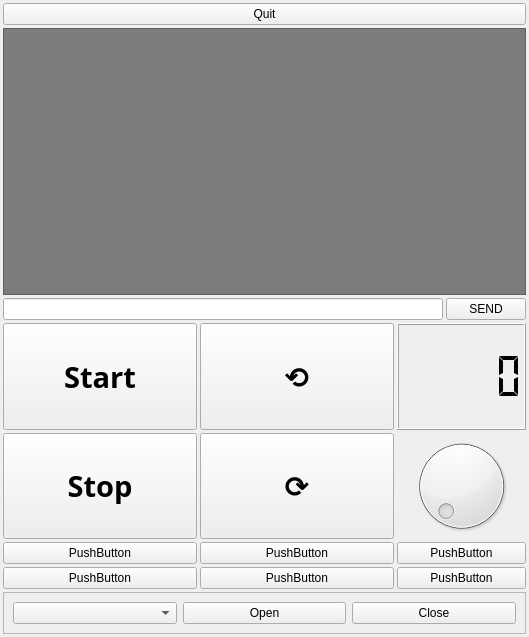
<?xml version="1.0" encoding="UTF-8"?>
<ui version="4.0">
 <class>MainWindow</class>
 <widget class="QMainWindow" name="MainWindow">
  <property name="geometry">
   <rect>
    <x>0</x>
    <y>0</y>
    <width>529</width>
    <height>637</height>
   </rect>
  </property>
  <property name="windowTitle">
   <string>Drehblubbe</string>
  </property>
  <property name="layoutDirection">
   <enum>Qt::LeftToRight</enum>
  </property>
  <property name="animated">
   <bool>true</bool>
  </property>
  <widget class="QWidget" name="centralwidget">
   <layout class="QVBoxLayout" name="verticalLayout">
    <property name="spacing">
     <number>3</number>
    </property>
    <property name="leftMargin">
     <number>3</number>
    </property>
    <property name="topMargin">
     <number>3</number>
    </property>
    <property name="rightMargin">
     <number>3</number>
    </property>
    <property name="bottomMargin">
     <number>3</number>
    </property>
    <item>
     <widget class="QPushButton" name="quit_btn">
      <property name="text">
       <string>Quit</string>
      </property>
     </widget>
    </item>
    <item>
     <widget class="QTextBrowser" name="log">
      <property name="styleSheet">
       <string notr="true">font: 57 12pt &quot;Source Code Pro Medium&quot;;
background: rgb(124, 124, 124);
color: rgb(198, 255, 197)</string>
      </property>
      <property name="html">
       <string notr="true">&lt;!DOCTYPE HTML PUBLIC &quot;-//W3C//DTD HTML 4.0//EN&quot; &quot;http://www.w3.org/TR/REC-html40/strict.dtd&quot;&gt;
&lt;html&gt;&lt;head&gt;&lt;meta name=&quot;qrichtext&quot; content=&quot;1&quot; /&gt;&lt;style type=&quot;text/css&quot;&gt;
p, li { white-space: pre-wrap; }
&lt;/style&gt;&lt;/head&gt;&lt;body style=&quot; font-family:'Source Code Pro Medium'; font-size:12pt; font-weight:56; font-style:normal;&quot;&gt;
&lt;p style=&quot;-qt-paragraph-type:empty; margin-top:0px; margin-bottom:0px; margin-left:0px; margin-right:0px; -qt-block-indent:0; text-indent:0px;&quot;&gt;&lt;br /&gt;&lt;/p&gt;&lt;/body&gt;&lt;/html&gt;</string>
      </property>
      <property name="acceptRichText">
       <bool>false</bool>
      </property>
      <property name="openLinks">
       <bool>false</bool>
      </property>
     </widget>
    </item>
    <item>
     <layout class="QHBoxLayout" name="horizontalLayout_3">
      <item>
       <widget class="QLineEdit" name="cmd_input"/>
      </item>
      <item>
       <widget class="QPushButton" name="send_btn">
        <property name="text">
         <string>SEND</string>
        </property>
       </widget>
      </item>
     </layout>
    </item>
    <item>
     <layout class="QVBoxLayout" name="verticalLayout_2">
      <item>
       <layout class="QHBoxLayout" name="horizontalLayout_2">
        <item>
         <layout class="QGridLayout" name="gridLayout">
          <item row="1" column="0">
           <widget class="QPushButton" name="stop_btn">
            <property name="sizePolicy">
             <sizepolicy hsizetype="Expanding" vsizetype="Expanding">
              <horstretch>0</horstretch>
              <verstretch>2</verstretch>
             </sizepolicy>
            </property>
            <property name="font">
             <font>
              <family>Source Code Pro Black</family>
              <pointsize>22</pointsize>
              <weight>75</weight>
              <bold>true</bold>
             </font>
            </property>
            <property name="text">
             <string>Stop</string>
            </property>
           </widget>
          </item>
          <item row="0" column="1">
           <widget class="QPushButton" name="counterclockwise_btn">
            <property name="sizePolicy">
             <sizepolicy hsizetype="Expanding" vsizetype="Expanding">
              <horstretch>3</horstretch>
              <verstretch>0</verstretch>
             </sizepolicy>
            </property>
            <property name="font">
             <font>
              <family>Source Code Pro Black</family>
              <pointsize>22</pointsize>
              <weight>75</weight>
              <bold>true</bold>
             </font>
            </property>
            <property name="text">
             <string>⟲</string>
            </property>
           </widget>
          </item>
          <item row="1" column="1">
           <widget class="QPushButton" name="clockwise_btn">
            <property name="sizePolicy">
             <sizepolicy hsizetype="Minimum" vsizetype="Expanding">
              <horstretch>0</horstretch>
              <verstretch>0</verstretch>
             </sizepolicy>
            </property>
            <property name="font">
             <font>
              <family>Source Code Pro Black</family>
              <pointsize>22</pointsize>
              <weight>75</weight>
              <bold>true</bold>
             </font>
            </property>
            <property name="text">
             <string>⟳</string>
            </property>
           </widget>
          </item>
          <item row="0" column="0">
           <widget class="QPushButton" name="start_btn">
            <property name="sizePolicy">
             <sizepolicy hsizetype="Expanding" vsizetype="Expanding">
              <horstretch>3</horstretch>
              <verstretch>2</verstretch>
             </sizepolicy>
            </property>
            <property name="font">
             <font>
              <family>Source Code Pro Black</family>
              <pointsize>22</pointsize>
              <weight>75</weight>
              <bold>true</bold>
             </font>
            </property>
            <property name="text">
             <string>Start</string>
            </property>
           </widget>
          </item>
          <item row="0" column="2">
           <widget class="QLCDNumber" name="lcdNumber">
            <property name="sizePolicy">
             <sizepolicy hsizetype="MinimumExpanding" vsizetype="Minimum">
              <horstretch>2</horstretch>
              <verstretch>0</verstretch>
             </sizepolicy>
            </property>
            <property name="segmentStyle">
             <enum>QLCDNumber::Flat</enum>
            </property>
           </widget>
          </item>
          <item row="1" column="2">
           <widget class="QDial" name="speed_dial">
            <property name="sizePolicy">
             <sizepolicy hsizetype="Expanding" vsizetype="Expanding">
              <horstretch>0</horstretch>
              <verstretch>0</verstretch>
             </sizepolicy>
            </property>
            <property name="layoutDirection">
             <enum>Qt::LeftToRight</enum>
            </property>
            <property name="minimum">
             <number>10</number>
            </property>
            <property name="maximum">
             <number>40000</number>
            </property>
            <property name="singleStep">
             <number>10</number>
            </property>
            <property name="pageStep">
             <number>100</number>
            </property>
            <property name="value">
             <number>200</number>
            </property>
            <property name="sliderPosition">
             <number>200</number>
            </property>
           </widget>
          </item>
          <item row="2" column="1">
           <widget class="QPushButton" name="pushButton_2">
            <property name="sizePolicy">
             <sizepolicy hsizetype="Minimum" vsizetype="Fixed">
              <horstretch>0</horstretch>
              <verstretch>1</verstretch>
             </sizepolicy>
            </property>
            <property name="text">
             <string>PushButton</string>
            </property>
           </widget>
          </item>
          <item row="2" column="2">
           <widget class="QPushButton" name="pushButton_3">
            <property name="sizePolicy">
             <sizepolicy hsizetype="Minimum" vsizetype="Fixed">
              <horstretch>0</horstretch>
              <verstretch>1</verstretch>
             </sizepolicy>
            </property>
            <property name="text">
             <string>PushButton</string>
            </property>
           </widget>
          </item>
          <item row="2" column="0">
           <widget class="QPushButton" name="pushButton">
            <property name="sizePolicy">
             <sizepolicy hsizetype="Minimum" vsizetype="Fixed">
              <horstretch>0</horstretch>
              <verstretch>1</verstretch>
             </sizepolicy>
            </property>
            <property name="text">
             <string>PushButton</string>
            </property>
           </widget>
          </item>
          <item row="3" column="0">
           <widget class="QPushButton" name="pushButton_4">
            <property name="sizePolicy">
             <sizepolicy hsizetype="Minimum" vsizetype="Fixed">
              <horstretch>0</horstretch>
              <verstretch>1</verstretch>
             </sizepolicy>
            </property>
            <property name="text">
             <string>PushButton</string>
            </property>
           </widget>
          </item>
          <item row="3" column="1">
           <widget class="QPushButton" name="pushButton_5">
            <property name="sizePolicy">
             <sizepolicy hsizetype="Minimum" vsizetype="Fixed">
              <horstretch>0</horstretch>
              <verstretch>1</verstretch>
             </sizepolicy>
            </property>
            <property name="text">
             <string>PushButton</string>
            </property>
           </widget>
          </item>
          <item row="3" column="2">
           <widget class="QPushButton" name="pushButton_6">
            <property name="sizePolicy">
             <sizepolicy hsizetype="Minimum" vsizetype="Fixed">
              <horstretch>0</horstretch>
              <verstretch>1</verstretch>
             </sizepolicy>
            </property>
            <property name="text">
             <string>PushButton</string>
            </property>
           </widget>
          </item>
         </layout>
        </item>
        <item>
         <layout class="QVBoxLayout" name="verticalLayout_3"/>
        </item>
       </layout>
      </item>
     </layout>
    </item>
    <item>
     <widget class="QFrame" name="frame">
      <property name="frameShape">
       <enum>QFrame::StyledPanel</enum>
      </property>
      <property name="frameShadow">
       <enum>QFrame::Raised</enum>
      </property>
      <layout class="QHBoxLayout" name="horizontalLayout">
       <item>
        <widget class="QComboBox" name="port_selector"/>
       </item>
       <item>
        <widget class="QPushButton" name="open_port_btn">
         <property name="text">
          <string>Open</string>
         </property>
        </widget>
       </item>
       <item>
        <widget class="QPushButton" name="close_port_btn">
         <property name="text">
          <string>Close</string>
         </property>
        </widget>
       </item>
      </layout>
     </widget>
    </item>
   </layout>
  </widget>
 </widget>
 <resources/>
 <connections>
  <connection>
   <sender>speed_dial</sender>
   <signal>valueChanged(int)</signal>
   <receiver>lcdNumber</receiver>
   <slot>display(int)</slot>
   <hints>
    <hint type="sourcelabel">
     <x>699</x>
     <y>462</y>
    </hint>
    <hint type="destinationlabel">
     <x>748</x>
     <y>418</y>
    </hint>
   </hints>
  </connection>
  <connection>
   <sender>speed_dial</sender>
   <signal>valueChanged(int)</signal>
   <receiver>MainWindow</receiver>
   <slot>changed_freq_dial(int)</slot>
   <hints>
    <hint type="sourcelabel">
     <x>713</x>
     <y>464</y>
    </hint>
    <hint type="destinationlabel">
     <x>399</x>
     <y>299</y>
    </hint>
   </hints>
  </connection>
  <connection>
   <sender>quit_btn</sender>
   <signal>clicked()</signal>
   <receiver>MainWindow</receiver>
   <slot>close()</slot>
   <hints>
    <hint type="sourcelabel">
     <x>374</x>
     <y>20</y>
    </hint>
    <hint type="destinationlabel">
     <x>906</x>
     <y>85</y>
    </hint>
   </hints>
  </connection>
 </connections>
 <slots>
  <slot>changed_freq_dial(int)</slot>
 </slots>
</ui>
